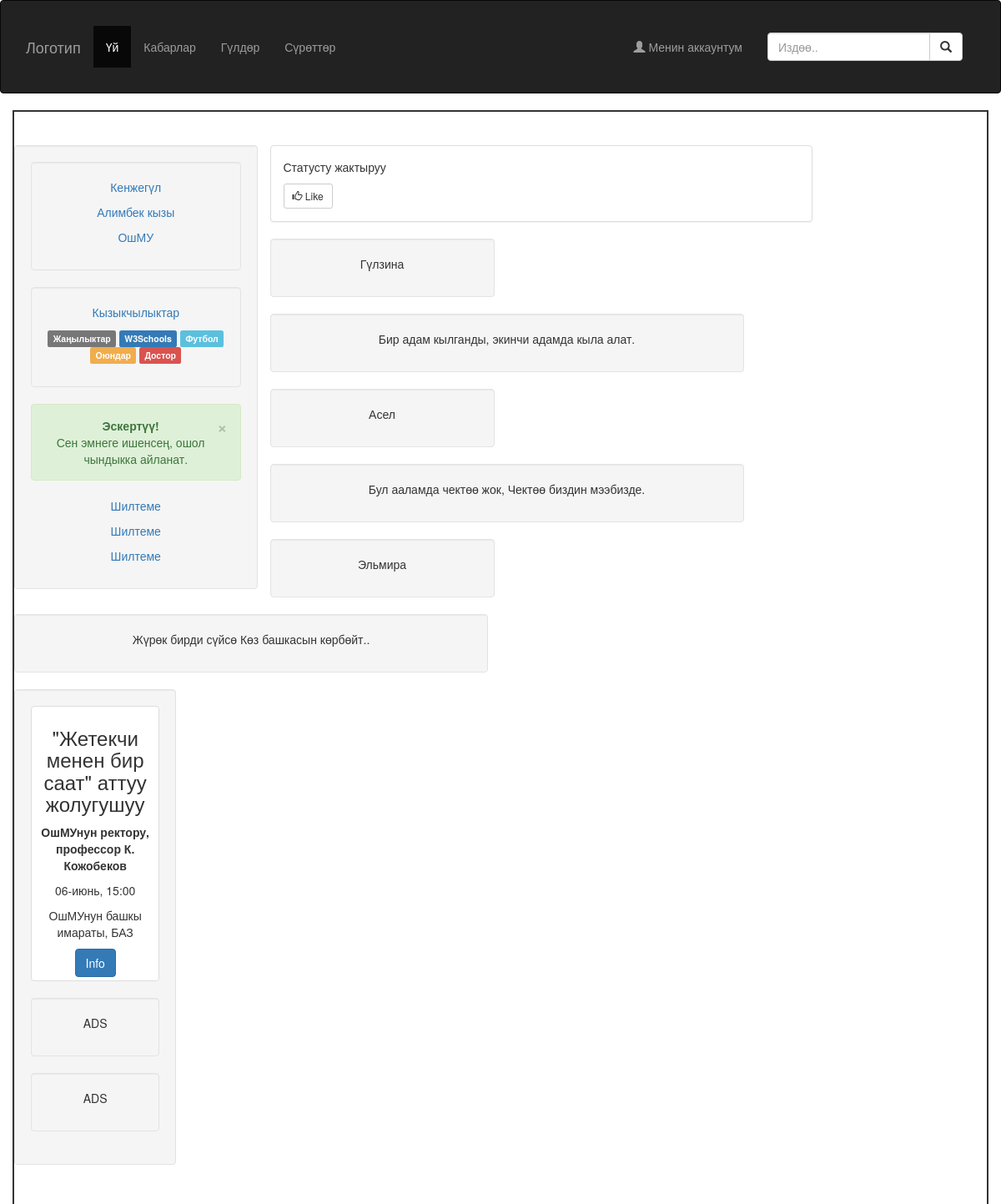
The page / on the database its author committed.
### main/models.py (models this page shows)
class Profile(models.Model):
    name = models.CharField(max_length=20, verbose_name='Аты')
    last_name = models.CharField(max_length=25, verbose_name='Фамилиясы')
    university = models.CharField(max_length=50, verbose_name='Университеттин аты')

class Comment(models.Model):
    name = models.CharField(max_length=20, verbose_name='Аты')
    comment = models.TextField(verbose_name='Комментарий')

class Advertising(models.Model):
    header = models.TextField(verbose_name='Тема')
    name = models.CharField(max_length=100, verbose_name='Келген коноктун аты')
    data = models.CharField(max_length=30, verbose_name='Күнү, айы, сааты')
    address = models.TextField(verbose_name='Адреси')

### main/views.py (the view)
# urls.py: path('', index, name='index'),
def index(request):
    text = Comment.objects.all()
    profile = Profile.objects.all()
    advertising = Advertising.objects.all()
    return render(request, 'main/index.html', {'text':text, 'profile':profile, 'advertising':advertising})

### templates/main/index.html (shortened to what this page needs)
{% extends 'main/layout.html' %}
{% block content %}
        <div class="container text-center">
          <div class="row">
            <div class="col-sm-3 well">
              <div class="well">
                <p><a href="#">{{ profile.0.name }}</a></p>
                <p><a href="#">{{ profile.0.last_name }}</a></p>
                <p><a href="#">{{ profile.0.university }}</a></p>
              </div>
              <div class="well">
                <p><a href="#">Кызыкчылыктар</a></p>
                <p>
                  <span class="label label-default">Жаңылыктар</span>
                  <span class="label label-primary">W3Schools</span>
                  <span class="label label-info">Футбол</span>
                  <span class="label label-warning">Оюндар</span>
                  <span class="label label-danger">Достор</span>
                </p>
              </div>
              <div class="alert alert-success fade in">
                <a href="#" class="close" data-dismiss="alert" aria-label="close">×</a>
                <p><strong>Эскертүү!</strong></p>
                Сен эмнеге ишенсең, ошол чындыкка айланат.
              </div>
              <p><a href="#">Шилтеме</a></p>
              <p><a href="#">Шилтеме</a></p>
              <p><a href="#">Шилтеме</a></p>
            </div>
            <div class="col-sm-7">
              <div class="row">
                <div class="col-sm-12">
                  <div class="panel panel-default text-left">
                    <div class="panel-body">
                      <p contenteditable="true">Статусту жактыруу</p>
                      <button type="button" class="btn btn-default btn-sm">
                        <span class="glyphicon glyphicon-thumbs-up"></span> Like
                      </button>
                    </div>
                  </div>
                </div>
              </div>
            </div>
            <div class="row">
              {%  for i in text %}
              <div class="col-sm-3">
                <div class="well">
                 <p>{{ i.name }}</p>
                </div>
              </div>
              <div class="col-sm-6">
                <div class="well">
                  <p>{{ i.comment }}</p>
                </div>
              </div>
              {% endfor %}
            </div>
            <div class="col-sm-2 well">
                <div class="thumbnail">
                  <p><h3>{{ advertising.0.header }}</h3></p>
                  <p><strong>{{ advertising.0.name }}</strong></p>
                  <p>{{ advertising.0.data}}</p>
                  <p>{{ advertising.0.address }}</p>
                  <button class="btn btn-primary">Info</button>
                </div>
                <div class="well">
                  <p>ADS</p>
                </div>
                <div class="well">
                  <p>ADS</p>
                </div>
            </div>
          </div>
        </div>
{% endblock %}

### templates/main/Layout.html (style rules this page uses)
.container { padding-top: 40px; padding-bottom: 70px; border: 2px solid }

### rows shown on the page
Profile: name "Кенжегүл", last_name "Алимбек кызы", university "ОшМУ"
Comment: name "Гүлзина", comment "Бир адам кылганды, экинчи адамда кыла алат."
Comment: name "Асел", comment "Бул ааламда чектөө жок, Чектөө биздин мээбизде."
Comment: name "Эльмира", comment "Жүрөк бирди сүйсө Көз башкасын көрбөйт.."
Advertising: header "\"Жетекчи менен бир саат\" аттуу жолугушуу", name "ОшМУнун ректору, профессор К. Кожобеков", data "06-июнь, 15:00", address "ОшМУнун башкы имараты, БАЗ"
